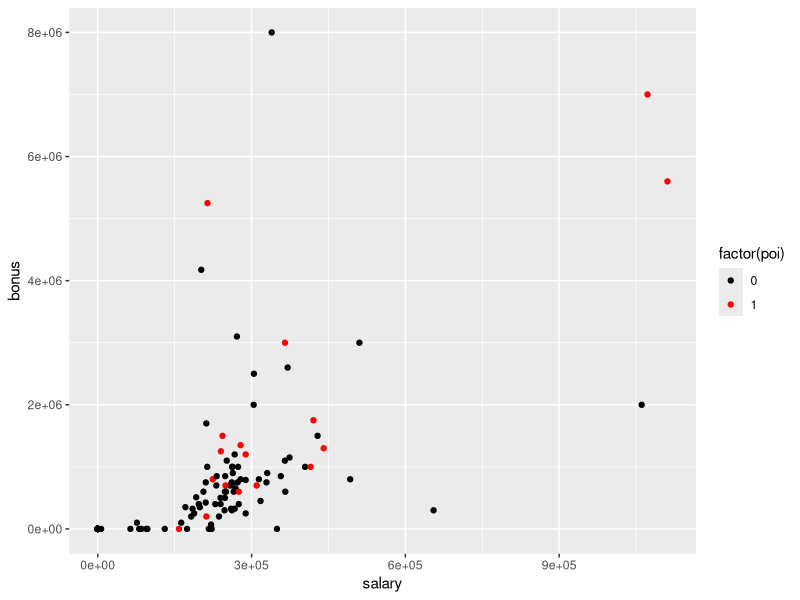
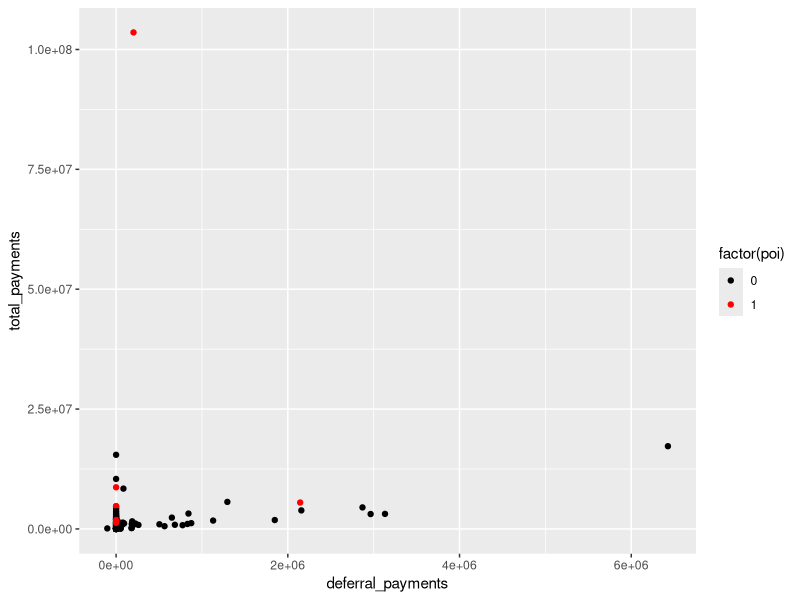
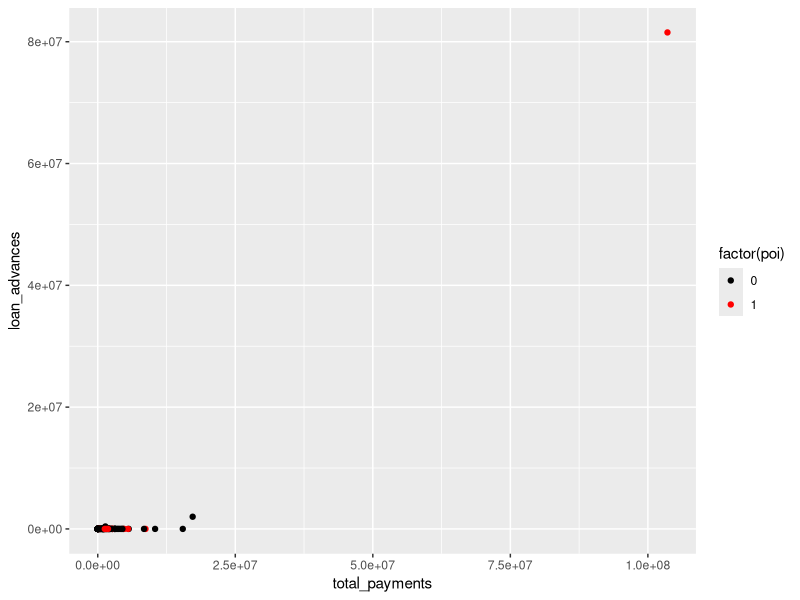
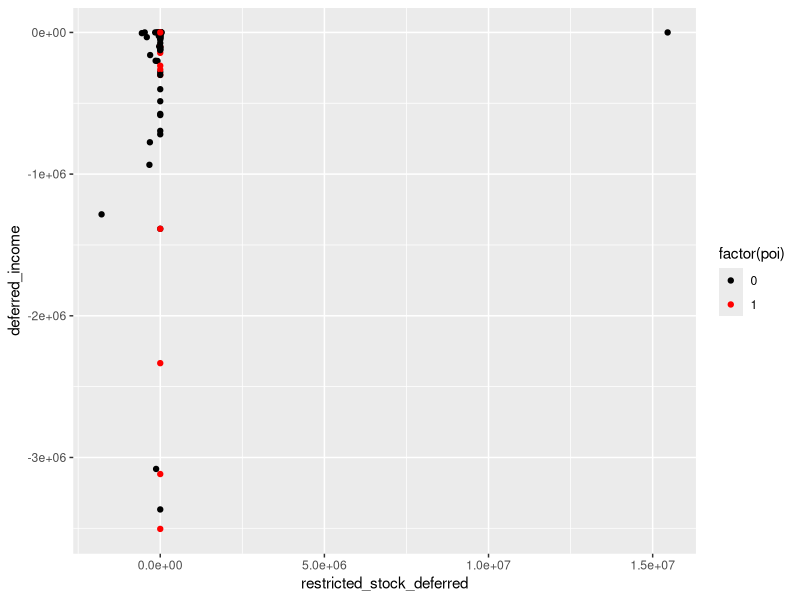
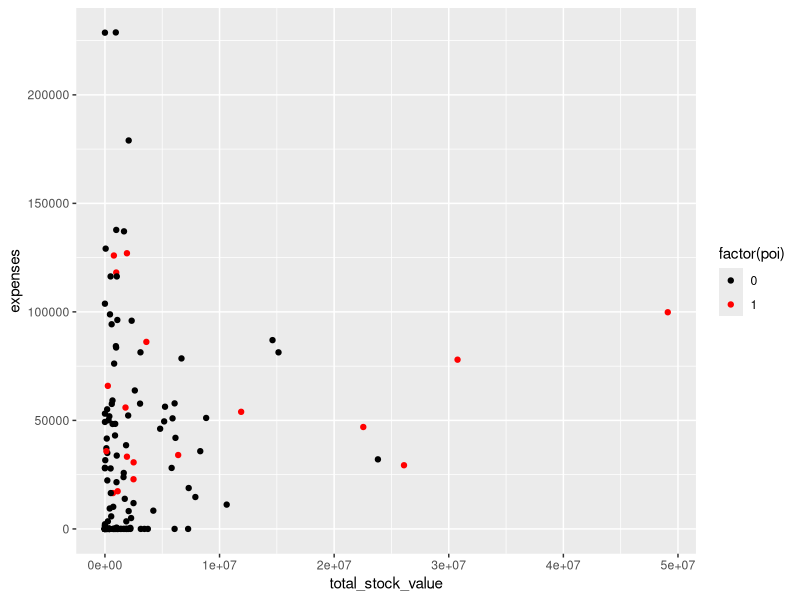
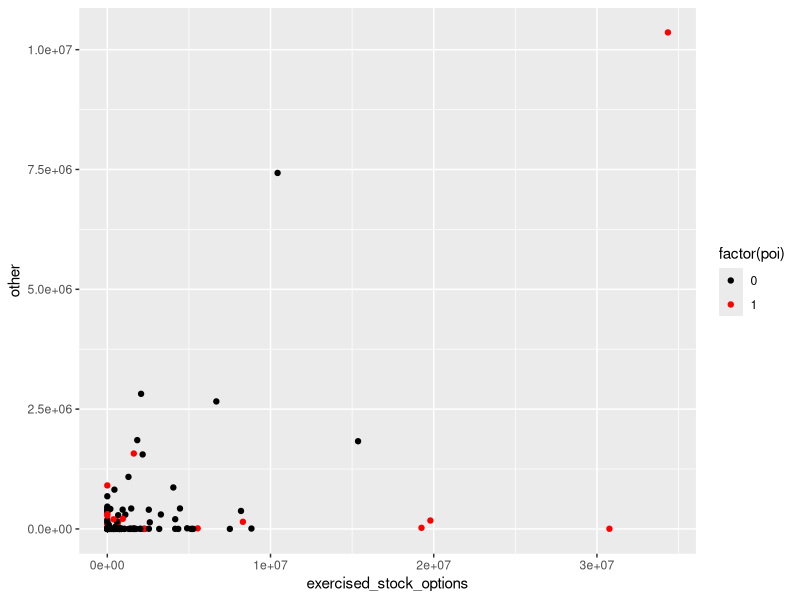
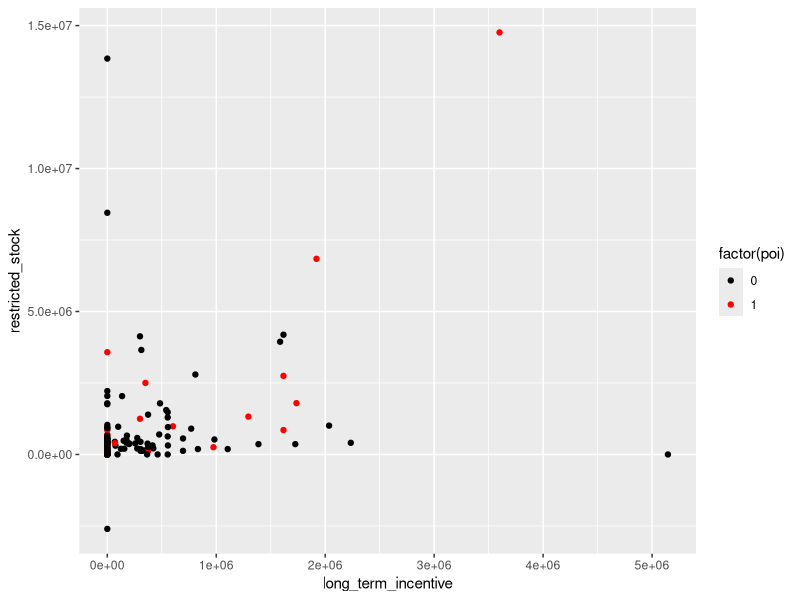
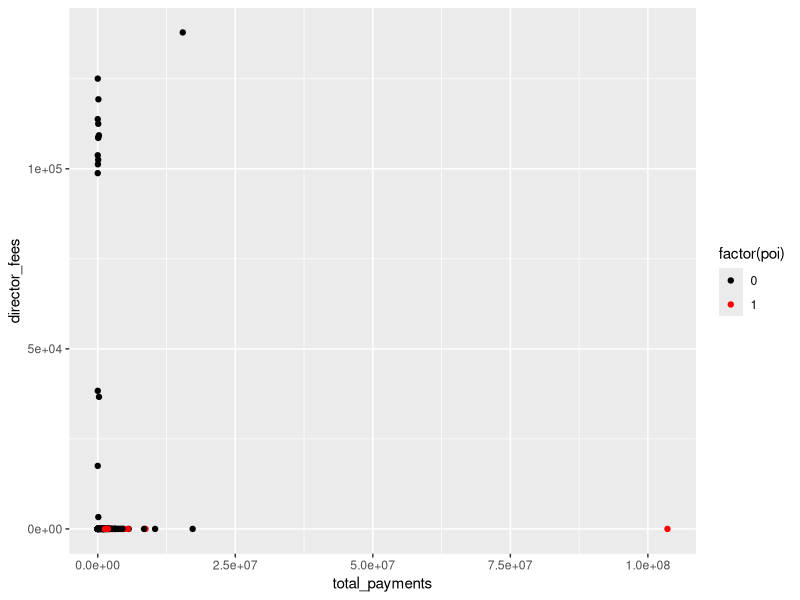

The R script that drew these images, in order:
## ---- chunk 1
knitr::opts_chunk$set(echo = TRUE)
## ---- chunk 2
setwd(
  "~/data_research/u_machine_learning/ud120-projects/final_project")
enron_fin_data <- read.csv(
  "enron_financial_features.csv", header=FALSE)
my_headings <- c("poi",
                 "salary",
                 "deferral_payments",
                 "total_payments",
                 "loan_advances",
                 "bonus",
                 "restricted_stock_deferred",
                 "deferred_income",
                 "total_stock_value",
                 "expenses",
                 "exercised_stock_options",
                 "other",
                 "long_term_incentive",
                 "restricted_stock",
                 "director_fees")
library(ggplot2)
names(enron_fin_data) <- my_headings
head(enron_fin_data)
# Remove the totals row from our data
tot_r = which.max(enron_fin_data$salary)
enron_fin_data <- enron_fin_data[-c(tot_r),]
## ---- chunk 3
plot_pairs <- function(var1, var2){
  ggplot(enron_fin_data, aes_string(x = var1, y = var2)) +
    geom_point(aes(color = factor(poi))) +
    scale_color_manual(values = c("black", "red"))
}
## ---- chunk 4
plot_pairs("salary", "bonus")
## ---- chunk 5
plot_pairs("deferral_payments", "total_payments")
## ---- chunk 6
plot_pairs("total_payments", "loan_advances")
## ---- chunk 7
plot_pairs("restricted_stock_deferred", "deferred_income")
## ---- chunk 8
plot_pairs("total_stock_value", "expenses")
## ---- chunk 9
plot_pairs("exercised_stock_options", "other")
## ---- chunk 10
plot_pairs("long_term_incentive", "restricted_stock")
## ---- chunk 11
plot_pairs("total_payments", "director_fees")
## ---- chunk 12
enron_fin_data$stock_payment_ratio <- 
  enron_fin_data$total_stock_value / enron_fin_data$total_payments
ggplot(enron_fin_data, aes(x = stock_payment_ratio)) +
  geom_dotplot(aes(color = factor(poi))) +
  scale_color_manual(values = c("black", "red"))
## ---- chunk 13
plot_pairs("stock_payment_ratio", "total_payments")
## ---- chunk 14
enron_fin_data$stock_percentage <- enron_fin_data$total_stock_value / 
  (enron_fin_data$total_stock_value + enron_fin_data$total_payments)
plot_pairs("stock_percentage", "total_payments")
## ---- chunk 15
enron_fin_data$rs_lti_ratio <- enron_fin_data$restricted_stock /
  enron_fin_data$long_term_incentive
plot_pairs("rs_lti_ratio", " total_payments")
## ---- chunk 16
enron_fin_data$deferral_ratio <- enron_fin_data$deferral_payments / 
  enron_fin_data$total_payments
plot_pairs("deferral_ratio", "rs_lti_ratio")
## ---- chunk 17
plot_pairs("exercised_stock_options", "bonus")
## ---- chunk 18
enron_fin_data$bonus_percentage <- enron_fin_data$bonus / 
  (enron_fin_data$bonus + enron_fin_data$salary)
enron_fin_data$exe_opt_percentage <- enron_fin_data$exercised_stock_options / 
  (enron_fin_data$total_stock_value)
plot_pairs("bonus_percentage", "exe_opt_percentage")
## ---- chunk 19
plot_pairs("bonus_percentage", "stock_percentage")
## ---- chunk 20
enron_fin_data$non_salary_percent <-
  1 - enron_fin_data$salary / enron_fin_data$total_payments
plot_pairs("non_salary_percent", "bonus_percentage")
## ---- chunk 21
plot_pairs("non_salary_percent", "exe_opt_percentage")
## ---- chunk 22
plot_pairs("non_salary_percent", "total_stock_value")
## ---- chunk 23
enron_fin_data$stock_salary_ratio <-
  enron_fin_data$total_stock_value / enron_fin_data$salary
plot_pairs("stock_salary_ratio", "non_salary_percent") +
  scale_x_continuous(limits = c(0, 150))
## ---- chunk 24
plot_pairs("non_salary_percent", "total_stock_value")
## ---- chunk 25
enron_fin_data$non_salary_payments <-
  enron_fin_data$total_payments - enron_fin_data$salary
plot_pairs("non_salary_payments", "total_stock_value") +
  scale_x_continuous(limits = c(0, 12500000)) +
  scale_y_continuous(limits = c(0, 12500000))
## ---- chunk 26
enron_fin_data$bs_ratio <- enron_fin_data$bonus/enron_fin_data$salary
plot_pairs("exercised_stock_options", "bs_ratio")
